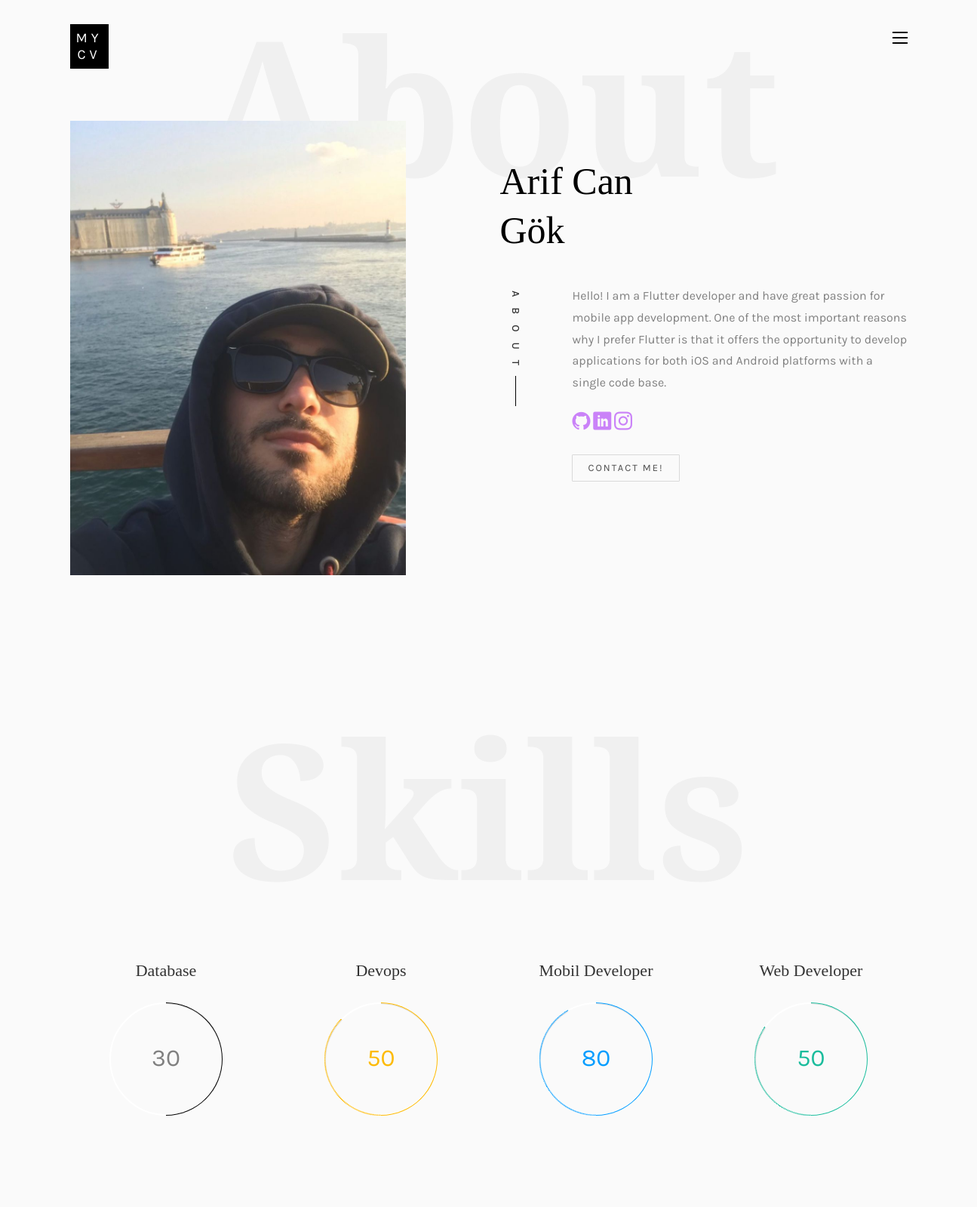
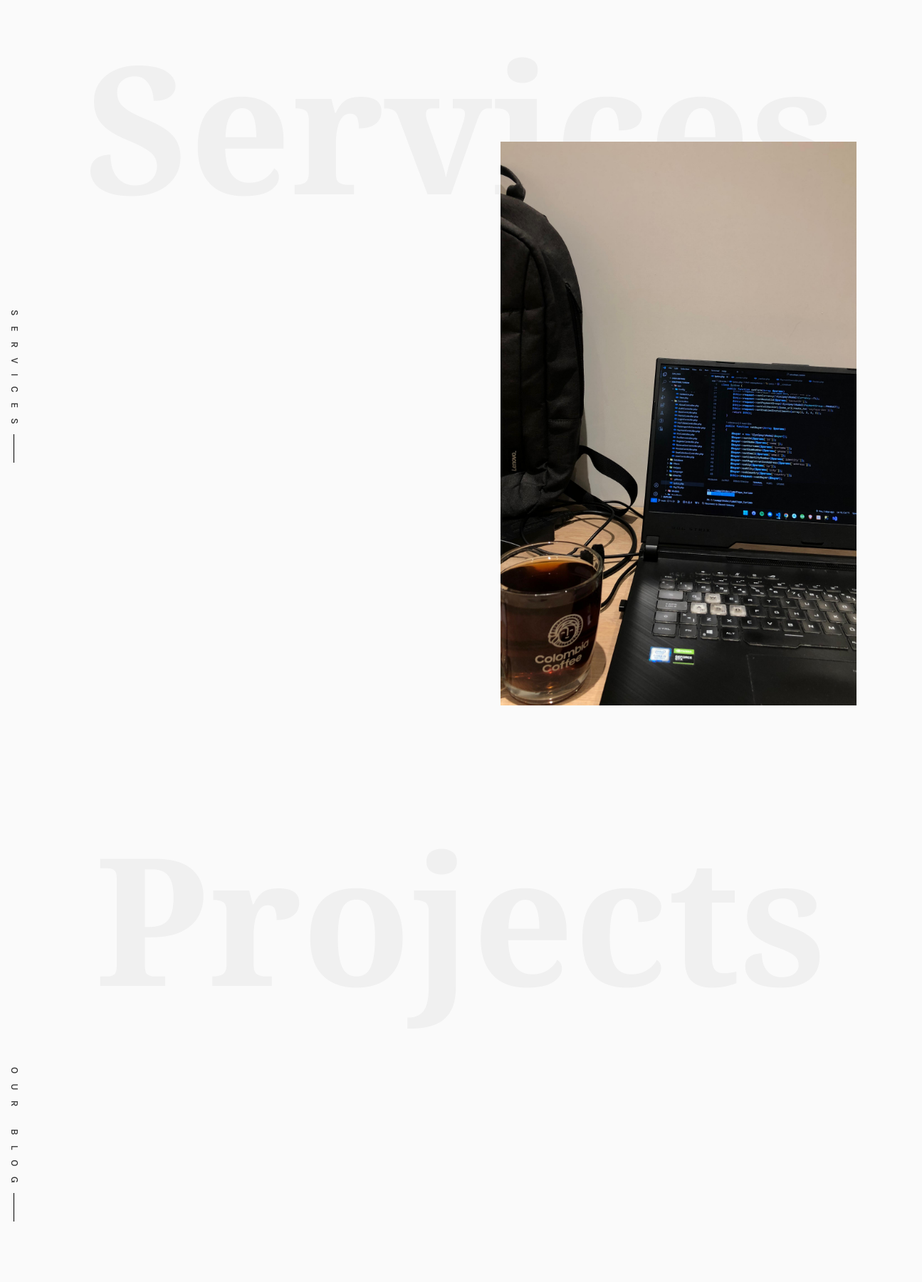
The page /home (upper part) on the database its author committed (2 pictures, top to bottom).
### core/models.py (models this page shows, shortened)
class Images(models.Model):
    name = models.CharField(max_length=50, blank=True, null=True, default="", verbose_name="Resim Alanı")
    image = models.ImageField(upload_to="images/", blank=True, null=True, default="", verbose_name="Resim")
    updated_date = models.DateTimeField(auto_now=True, blank=True, verbose_name="Güncelleme Tarihi")
    created_date = models.DateTimeField(auto_now_add=True, blank=True, verbose_name="Oluşturulma Tarihi")  # auto_now_add güncellenme tarihi için daha uygun olabilir
    class Meta:
        verbose_name_plural = "Resim Ayarları"
        verbose_name = "Resim Ayarları"
        ordering = ['name']

class About(models.Model):
    name=models.CharField(max_length=50,blank=True,null=True,default="",verbose_name="Adınız")
    surname=models.CharField(max_length=50,blank=True,null=True,default="",verbose_name="Soyadınız")
    work_status=models.CharField(max_length=50,blank=True,null=True,default="",verbose_name="İş Statüsü")
    description=models.TextField(max_length=300, blank=True,null=True,default="",verbose_name="Kendinden Bahset")
    updated_date=models.DateTimeField(auto_now=True,blank=True,verbose_name="Güncelleme Tarihi")
    created_date=models.DateTimeField(auto_now=True,blank=True,verbose_name="Oluşturulma Tarihi")
    def __str__(self):
        return f"Hakkımda Ayarları {self.name}"
    class Meta:
        verbose_name_plural="Hakkımda Ayarları"
        verbose_name="Hakkımda Ayarları"
        ordering=['name']

class Skill(models.Model):
    name=models.CharField(max_length=50,blank=True,null=True,default="",verbose_name="Yetenek Adı")
    percentage=models.IntegerField(default=0,verbose_name="Yüzde")
    proccess_color=models.CharField(max_length=50,blank=True,null=True,default="",verbose_name="Renk")
    updated_date=models.DateTimeField(auto_now=True,blank=True,verbose_name="Güncelleme Tarihi")
    created_date=models.DateTimeField(auto_now=True,blank=True,verbose_name="Oluşturulma Tarihi")
    def __str__(self):
        return self.name
    class Meta:
        verbose_name_plural="Yetkinlikler Ayarları"
        verbose_name="Yetkinlikler Ayarları"
        ordering=['name']

### core/views.py (the view)
# urls.py: path("",views.index,name="index"),
def index(request):
    about=About.objects.all()
    skill=Skill.objects.all()
    images= Images.objects.filter(name="about")
    imageServices = Images.objects.filter(name="services").first()
    projects=Projects.objects.all()
    quotes=Quotes.objects.all()
    context={
        'about':about,
        'skill':skill,
        'images':images,
        'imageServices':imageServices,
        'projects':projects,
        'quotes':quotes,
    }
    return render(request,"index.html",context=context)

### templates/index.html (shortened to what this page needs)
{% extends "layout.html" %}
{% load static %}
{% block content %}
<div id="colorlib-page">
	<div id="colorlib-about">
		<div class="container">
			<div class="row text-center">
				<h2 class="bold">About</h2>
			</div>
			<div class="row">
				<div class="col-md-5 animate-box">
					<div class="owl-carousel3">
						{% for img_info in images %}
							{% if img_info.name == "about" %}
								<div class="item">
									<img class="img-responsive about-img" src="{{ img_info.image.url }}" alt="Resim">
								</div>
							{% endif %}
						{% endfor %}
					</div>
				</div>
				<div class="col-md-6 col-md-push-1 animate-box">
					<div class="about-desc">
						<div class="owl-carousel3">
							{% for about_info in about %}
								<div class="item">
									<h2><span>{{ about_info.name }}</span><span>{{ about_info.surname }}</span></h2>
								</div>
							{% endfor %}
						</div>
						{% for about_info in about  %}
						<div class="desc">
							<div class="rotate">
								<h2 class="heading">About</h2>
							</div>
							<p>{{about_info.description}}</p>
							<p class="colorlib-social-icons">
								<a href="https://github.com/kullanici-adi" target="_blank"><i class="icon-github"></i></a>
								<a href="https://linkedin.com/in/kullanici-adi" target="_blank"><i class="icon-linkedin"></i></a>
								<a href="https://medium.com/@kullanici-adi" target="_blank"><i class="icon-instagram"></i></a>
							</p>
							<p><a href="contact/" class="btn btn-primary btn-outline">Contact Me!</a></p>
						</div>
						{% endfor %}
					</div>
				</div>
			</div>
		</div>
	</div>
	<div id="colorlib-progress">
		<div class="container">
			<div class="row text-center">
				<h2 class="bold">Skills</h2>
			</div>
			<div class="row">
			</div>
			<div class="row">
		      {% for skills in skill  %}
			 <div class="col-md-3 col-sm-6 text-center">
				 <h2 class="progress-head">{{skills.name}}</h2>
				<div class="progress {{skills.proccess_color}}">
					<span class="progress-left">
						<span class="progress-bar"></span>
					</span>
					<span class="progress-right">
						<span class="progress-bar"></span>
					</span>
					<div class="progress-value">{{skills.percentage}}</div>
				</div>
			 </div>
			 {% endfor %}
		   </div>
		</div>
	</div>
	<div id="colorlib-services">
		<div class="container">
			<div class="row text-center">
				<h2 class="bold">Services</h2>
			</div>
			<div class="row">
				<div class="col-md-12">
					<div class="services-flex">
						<div class="one-third">
							<div class="row">
							</div>
							<div class="row">
								<div class="col-md-12">
									<div class="rotate">
										<h2 class="heading">Services</h2>
									</div>
								</div>
								<div class="col-md-6">
								</div>
								<div class="col-md-6">
								</div>
							</div>
						</div>
						<div class="one-forth services-img" style="background-image: url('{{ imageServices.image.url }}');"></div>
						</div>
					</div>
				</div>
			</div>
		</div>
	</div>
	<div id="colorlib-blog">
		<div class="container">
			<div class="row text-center">
				<h2 class="bold">Projects</h2>
			</div>
			<div class="row">
			</div>
			<div class="row">
				<div class="col-md-12">
					<div class="rotate">
						<h2 class="heading">Our Blog</h2>
					</div>
				</div>
			</div>
			</div>
		</div>
	</div>
{% endblock content %}

### templates/layout.html (shortened to what this page needs)
<!DOCTYPE HTML>
<html>
      {% include "includes/_head.html" with title="Home" %}
	<body>
	<div id="colorlib-page">
		{% include "includes/_header.html" %}
	     {% block content %}
		 {% endblock content %}
	{% load static %}
	</body>
</html>

### templates/includes/_head.html (shortened to what this page needs)
{% load static %}
<head>
    <link href="https://cdn.jsdelivr.net/npm/bootstrap@5.0.2/dist/css/bootstrap.min.css" rel="stylesheet">
    <link rel="stylesheet" href="{% static 'css/animate.css' %}">
    <link rel="stylesheet" href="{% static 'css/icomoon.css' %}">
    <link rel="stylesheet" href="{% static 'css/bootstrap.css' %}">
    <link rel="stylesheet" href="{% static 'css/owl.carousel.min.css' %}">
    <link rel="stylesheet" href="{% static 'css/owl.theme.default.min.css' %}">
    <link rel="stylesheet" href="{% static 'css/magnific-popup.css' %}">
    <link rel="stylesheet" href="{% static 'css/style.css' %}">
</head>

### templates/includes/_navbar.html (shortened to what this page needs)
{% load static %}

### templates/includes/_header.html
<header>
    <div class="container">
        <div class="row">
            <div class="col-md-12">
                <div class="colorlib-navbar-brand">
                    <a class="colorlib-logo" href="index.html"><span>MY</span><span>CV</span></a>
                </div>
                <a href="#" class="js-colorlib-nav-toggle colorlib-nav-toggle"><i></i></a>
            </div>
        </div>
    </div>
</header>

### static/css/icomoon.css (style rules this page uses)
[class^="icon-"], [class*=" icon-"] { font-family: 'icomoon' !important; speak: none; font-style: normal; font-weight: normal; font-variant: normal; text-transform: none; line-height: 1; -webkit-font-smoothing: antialiased; -moz-osx-font-smoothing: grayscale; }
.icon-instagram:before { content: "\ed09"; }
.icon-github:before { content: "\ed27"; }
.icon-linkedin:before { content: "\ed40"; }

### rows shown on the page
Images: image (picture)
About: name "Arif Can", surname "Gök", description "Hello! I am a Flutter developer and have great passion for mobile app development. One of the most important reasons why I prefer Flutter is that it offers the opportunity to develop applications for both iOS and Android platforms with a single code base."
Skill: name "Database", percentage "30"
Skill: name "Devops", percentage "50"
Skill: name "Mobil Developer", percentage "80"
Skill: name "Web Developer", percentage "50"
Images: image (picture)
